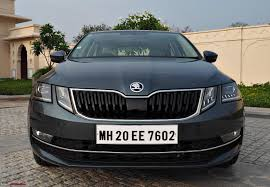
#> input picture car2.jfif, 270 x 187 px
$ jupyter execute --allow-errors anpr_photo.ipynb   (shell and % lines are left out)
#> lines starting #> are read from the running program, lines starting #| are printed output that depends on the picture; after the words box and inside, x2 and y2 are one past the last pixel; in counts of white or black regions, pixels touching at a corner belong together
[cell 1]
import cv2
from matplotlib import pyplot as plt
import numpy as np
import imutils
import easyocr

[cell 2]
img=cv2.imread('car2.jfif')
#> img is the input picture: shape (187, 270, 3); mean B, G, R 98.6, 100.6, 99.7
gray=cv2.cvtColor(img,cv2.COLOR_BGR2GRAY)
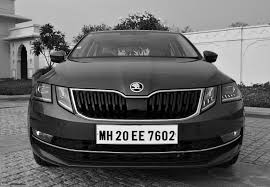
#> gray: shape (187, 270); min 0, max 255, mean 100.1
plt.imshow(cv2.cvtColor(gray,cv2.COLOR_BGR2RGB))

[cell 3]
#filtering is to remove noise from our image
bfilter=cv2.bilateralFilter(gray,11,17,17)#noise reduction
edged=cv2.Canny(bfilter,30,200)#edge detection
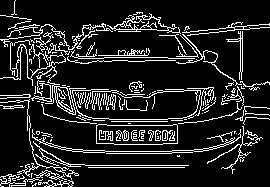
#> edged: shape (187, 270); 13.5% white in thin lines or dots
plt.imshow(cv2.cvtColor(edged,cv2.COLOR_BGR2RGB))

[cell 4]
keypoints=cv2.findContours(edged.copy(),cv2.RETR_TREE,cv2.CHAIN_APPROX_SIMPLE)
#> keypoints = 247 contours, 199 with area under 20; largest, box (x1, y1, x2, y2) and area: (96, 124, 178, 145) 1520, (96, 124, 178, 145) 1518, (107, 13, 181, 34) 458, (17, 44, 86, 115) 370, (126, 16, 169, 31) 280
contours=imutils.grab_contours(keypoints)
#> contours has the same summary as keypoints
contours=sorted(contours,key=cv2.contourArea,reverse=True)[:10]
#> contours = 10 contours; largest, box (x1, y1, x2, y2) and area: (96, 124, 178, 145) 1520, (96, 124, 178, 145) 1518, (107, 13, 181, 34) 458, (17, 44, 86, 115) 370, (126, 16, 169, 31) 280

[cell 5]
#loop thru each contour and see whether they are representing square or liscence plate
location=None
for contour in contours:
    approx=cv2.approxPolyDP(contour,10,True)
    if len(approx)==4:
        location =approx
        break
#> this loop made 1 pass
#> location on pass 1: [[96, 125], [96, 143], [177, 143], [176, 124]]

[cell 6]
location
#> Out = [[96, 125], [96, 143], [177, 143], [176, 124]]

[cell 7]
mask=np.zeros(gray.shape,np.uint8)
new_img=cv2.drawContours(mask,[location],0,255,-1)
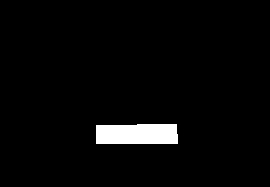
#> new_img: shape (187, 270); 3.1% white; 1 white region, box (x1, y1, x2, y2) and area: (96, 124, 178, 144) 1589
new_img=cv2.bitwise_and(img,img,mask=mask)
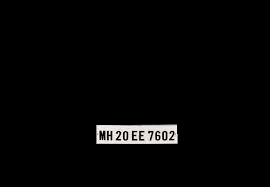
#> new_img: shape (187, 270, 3); mean B, G, R 5.5, 5.5, 5.7

[cell 8]
(x,y)=np.where(mask==255)
#> x = 1589 values from 124 to 143; y = 1589 values, max 177 at index 850, min 96 at index 40, mean 136.8
(x1,y1)=(np.min(x),np.min(y))
#> x1 = 124; y1 = 96
(x2,y2)=(np.max(x),np.max(y))
#> x2 = 143; y2 = 177
cropped_img=gray[x1:x2+1,y1:y2+1]
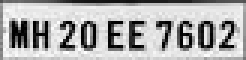
#> cropped_img: shape (20, 82) (shown 3 times larger); min 1, max 254, mean 173.5

[cell 9]
plt.imshow(cv2.cvtColor(cropped_img,cv2.COLOR_BGR2RGB))
